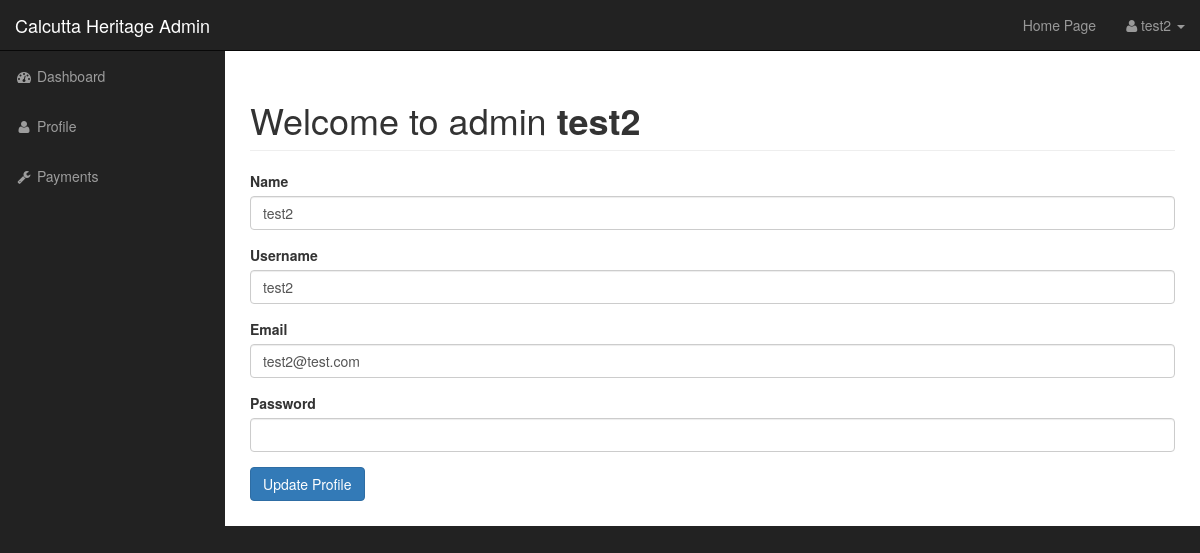
Screenshot of /admin/profile.php (signed in) with the database file from the repository.
### tables this page shows
CREATE TABLE `users` (
  `user_id` int(5) NOT NULL,
  `name` varchar(100) NOT NULL,
  `username` varchar(50) NOT NULL,
  `user_image` text NOT NULL,
  `email` varchar(50) NOT NULL,
  `phone_number` bigint(10) NOT NULL,
  `password_hash` varchar(255) NOT NULL,
  `user_type` int(4) NOT NULL DEFAULT 0,
  `create_time` timestamp NOT NULL DEFAULT current_timestamp() ON UPDATE current_timestamp()
);

### admin/profile.php (the view, shortened to what this page needs)
<?php include "includes/admin_header.php" ?>
<?php
if (isset($_SESSION['username'])) {
    $username = $_SESSION['username'];
    $select_user_profile_query = "SELECT * FROM users WHERE username = '{$username}' ";
    $result = mysqli_query($connection, $select_user_profile_query);
    while ($row = mysqli_fetch_array($result)) {
        $name = $row['name'];
        $username = $row['username'];
        $email = $row['email'];
    }
}
?>
<div id="wrapper">
    <?php include "includes/admin_navigation.php" ?>
    <div id="page-wrapper">
        <div class="container-fluid">
            <div class="row">
                <div class="col-lg-12">
                    <h1 class="page-header">
                        Welcome to admin
                        <span><b><?php echo $_SESSION['username']; ?></b></span>
                    </h1>
                    <form action="" method="post" enctype="multipart/form-data">
                        <div class="form-group">
                            <label for="title">Name</label>
                            <input type="text" value="<?php echo $name; ?>" class="form-control" name="name">
                        </div>
                        <div class="form-group">
                            <label for="post_tags">Username</label>
                            <input type="text" value="<?php echo $username; ?>" class="form-control" name="username">
                        </div>
                        <div class="form-group">
                            <label for="post_content">Email</label>
                            <input type="email" value="<?php echo $email; ?>" class="form-control" name="email">
                        </div>
                        <div class="form-group">
                            <label for="post_content">Password</label>
                            <input autocomplete="off" type="password" class="form-control" name="password">
                        </div>
                        <div class="form-group">
                            <input class="btn btn-primary" type="submit" name="edit_user" value="Update Profile">
                        </div>
                    </form>
                </div>
            </div>
        </div>
    </div>
    <?php include "includes/admin_footer.php" ?>

### admin/css/sb-admin.css (style rules this page uses)
body { margin-top: 100px; background-color: #222; }
@media (min-width:768px) { body { margin-top: 50px; } }
#wrapper { padding-left: 0; }
#page-wrapper { width: 100%; padding: 0; background-color: #fff; }
@media (min-width:768px) { #wrapper { padding-left: 225px; } }
@media (min-width:768px) { #page-wrapper { padding: 10px; } }

### rows the page displays
users: name "test2", username "test2", email "test2@test.com"

### other values shown
$_SESSION['name'] "test2"
$_SESSION['username'] "test2"
